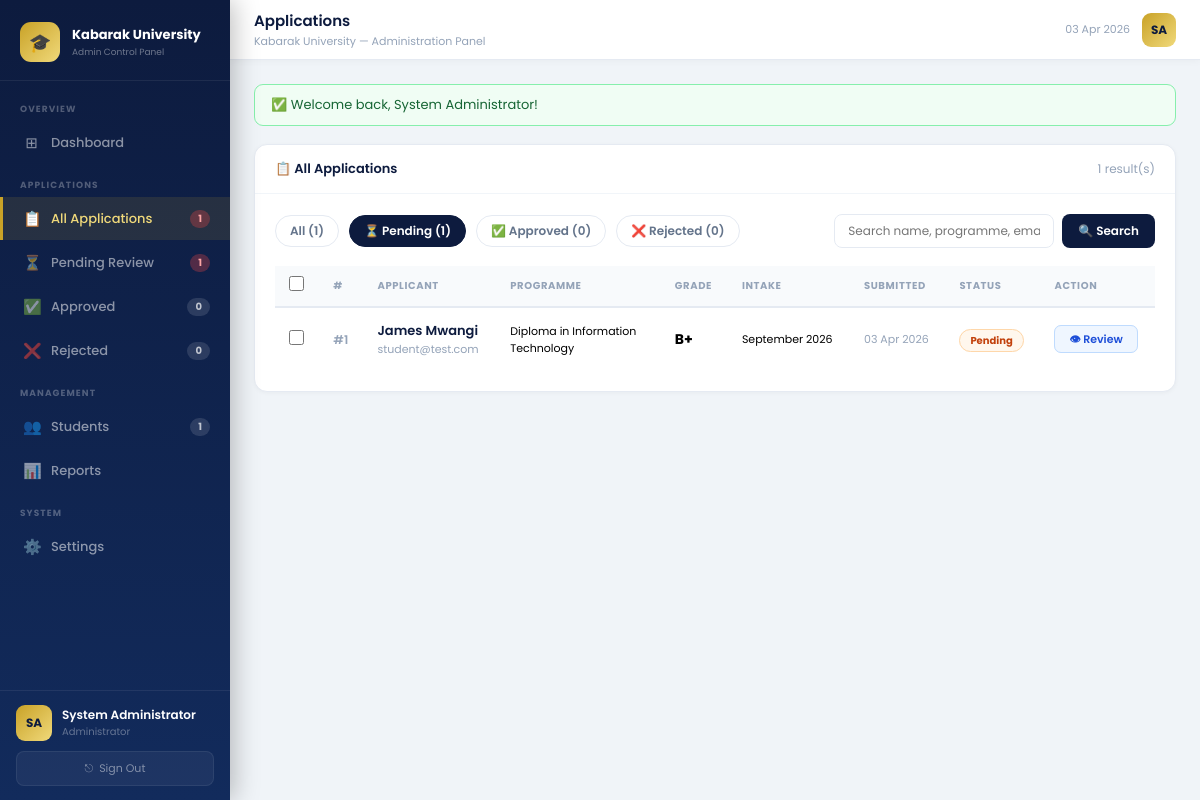
Screenshot of /admin/dashboard.php?page=applications&status=Pending (signed in) with the database file from the repository.
### tables this page shows
CREATE TABLE applications (
    id              INT AUTO_INCREMENT PRIMARY KEY,
    user_id         INT NOT NULL,
     
    first_name      VARCHAR(80) NOT NULL,
    last_name       VARCHAR(80) NOT NULL,
    dob             DATE NOT NULL,
    gender          ENUM('Male','Female','Other') NOT NULL,
    nationality     VARCHAR(80) DEFAULT 'Kenyan',
    id_number       VARCHAR(20),
    address         TEXT,
     
    school_name     VARCHAR(200) NOT NULL,
    kcse_year       YEAR NOT NULL,
    kcse_grade      VARCHAR(5) NOT NULL,
    mean_grade_pts  TINYINT,
     
    program         VARCHAR(200) NOT NULL,
    intake          VARCHAR(50) DEFAULT 'September 2026',
     
    guardian_name   VARCHAR(150),
    guardian_phone  VARCHAR(20),
    guardian_rel    VARCHAR(80),
     
    status          ENUM('Pending','Approved','Rejected') DEFAULT 'Pending',
    admin_comment   TEXT,
    submitted_at    DATETIME DEFAULT CURRENT_TIMESTAMP,
    updated_at      DATETIME DEFAULT CURRENT_TIMESTAMP ON UPDATE CURRENT_TIMESTAMP,
    FOREIGN KEY (user_id) REFERENCES users(id) ON DELETE CASCADE
);

CREATE TABLE users (
    id          INT AUTO_INCREMENT PRIMARY KEY,
    full_name   VARCHAR(150) NOT NULL,
    email       VARCHAR(150) NOT NULL UNIQUE,
    phone       VARCHAR(20)  NOT NULL,
    password    VARCHAR(255) NOT NULL,
    role        ENUM('student','admin') DEFAULT 'student',
    created_at  DATETIME DEFAULT CURRENT_TIMESTAMP
);

### admin/dashboard.php (the view, shortened to what the rows shown need)
<?php
require_once '../config.php';
$activePage = $_GET['page'] ?? 'dashboard';
$filter     = in_array($_GET['status'] ?? '', ['Pending','Approved','Rejected']) ? $_GET['status'] : '';
$stats = [];
$r = $conn->query("SELECT COUNT(*) c FROM applications"); $stats['total']    = $r->fetch_assoc()['c'];
$r = $conn->query("SELECT COUNT(*) c FROM applications WHERE status='Pending'"); $stats['pending']  = $r->fetch_assoc()['c'];
$r = $conn->query("SELECT COUNT(*) c FROM applications WHERE status='Approved'"); $stats['approved'] = $r->fetch_assoc()['c'];
$r = $conn->query("SELECT COUNT(*) c FROM applications WHERE status='Rejected'"); $stats['rejected'] = $r->fetch_assoc()['c'];
$r = $conn->query("SELECT COUNT(*) c FROM users WHERE role='student'"); $stats['students'] = $r->fetch_assoc()['c'];
$r = $conn->query("SELECT COUNT(*) c FROM applications WHERE DATE(submitted_at)=CURDATE()"); $stats['today'] = $r->fetch_assoc()['c'];
$where = []; $params = []; $types = '';
if ($filter) { $where[] = 'a.status=?'; $params[] = $filter; $types .= 's'; }
$whereSQL = $where ? 'WHERE '.implode(' AND ', $where) : '';
$sql = "SELECT a.id, a.first_name, a.last_name, a.program, a.kcse_grade, a.intake, a.status, a.submitted_at, u.email, u.phone FROM applications a JOIN users u ON a.user_id=u.id $whereSQL ORDER BY a.submitted_at DESC";
$stmt = $conn->prepare($sql);
if ($params) $stmt->bind_param($types, ...$params);
$stmt->execute();
$apps = $stmt->get_result()->fetch_all(MYSQLI_ASSOC);
$recent = $conn->query("SELECT a.id, a.first_name, a.last_name, a.program, a.status, a.submitted_at FROM applications a ORDER BY a.submitted_at DESC LIMIT 5")->fetch_all(MYSQLI_ASSOC);
$progStats = $conn->query("SELECT program, COUNT(*) cnt FROM applications GROUP BY program ORDER BY cnt DESC LIMIT 5")->fetch_all(MYSQLI_ASSOC);
?>
<!DOCTYPE html>
<html lang="en">
<head>
</head>
<body>
<div class="main">
    <div class="page">
    <?php if ($activePage==='dashboard'): ?>
    <div class="stats-grid">
        <div class="stat-card sc-total"><div class="sc-ico">📋</div><div class="sc-val"><?php echo $stats['total']; ?></div><div class="sc-lbl">Total Applications</div></div>
        <div class="stat-card sc-pending"><div class="sc-ico">⏳</div><div class="sc-val"><?php echo $stats['pending']; ?></div><div class="sc-lbl">Pending Review</div></div>
        <div class="stat-card sc-approved"><div class="sc-ico">✅</div><div class="sc-val"><?php echo $stats['approved']; ?></div><div class="sc-lbl">Approved</div></div>
        <div class="stat-card sc-rejected"><div class="sc-ico">❌</div><div class="sc-val"><?php echo $stats['rejected']; ?></div><div class="sc-lbl">Rejected</div></div>
        <div class="stat-card sc-students"><div class="sc-ico">👥</div><div class="sc-val"><?php echo $stats['students']; ?></div><div class="sc-lbl">Registered Students</div></div>
        <div class="stat-card sc-today"><div class="sc-ico">📅</div><div class="sc-val"><?php echo $stats['today']; ?></div><div class="sc-lbl">Today's Applications</div></div>
    </div>
    <div class="two-col">
        <div>
            <div class="card">
                <div class="card-head">
                    <div class="card-title">🕐 Recent Applications</div>
                    <a href="/admin/dashboard.php?page=applications" style="font-size:12px;color:#1d4ed8;text-decoration:none;font-weight:500;">View all &rarr;</a>
                </div>
                <div class="card-body">
                    <?php if (empty($recent)): ?>
                    <div class="empty"><div class="empty-ico">📭</div>No applications yet</div>
                    <?php else: ?>
                    <?php foreach ($recent as $a): ?>
                    <div class="recent-row">
                        <div class="rr-ava"><?php echo strtoupper(substr($a['first_name'],0,1).substr($a['last_name'],0,1)); ?></div>
                        <div style="flex:1;min-width:0;">
                            <div class="rr-name"><?php echo h($a['first_name'].' '.$a['last_name']); ?></div>
                            <div class="rr-prog"><?php echo h($a['program']); ?></div>
                        </div>
                        <div class="rr-badge">
                            <span class="badge-<?php echo strtolower($a['status']); ?>"><?php echo $a['status']; ?></span>
                        </div>
                        <a href="/admin/view.php?id=<?php echo $a['id']; ?>" class="btn-view" style="margin-left:8px;">View</a>
                    </div>
                    <?php endforeach; ?>
                    <?php endif; ?>
                </div>
            </div>
        </div>
        <div>
            <div class="card">
                <div class="card-head"><div class="card-title">📊 Applications by Programme</div></div>
                <div class="card-body">
                    <?php if ($stats['total'] > 0): ?>
                    <?php foreach ($progStats as $p): ?>
                    <div class="prog-item">
                        <div class="prog-label">
                            <span style="max-width:160px;overflow:hidden;text-overflow:ellipsis;white-space:nowrap;"><?php echo h($p['program']); ?></span>
                            <span><?php echo $p['cnt']; ?></span>
                        </div>
                        <div class="prog-bar">
                            <div class="prog-fill" style="width:<?php echo min(100, round($p['cnt']/$stats['total']*100)); ?>%"></div>
                        </div>
                    </div>
                    <?php endforeach; ?>
                    <?php else: ?>
                    <div class="empty"><div class="empty-ico">📊</div>No data yet</div>
                    <?php endif; ?>
                </div>
            </div>
            <div class="card">
                <div class="card-head"><div class="card-title">⚡ Quick Actions</div></div>
                <div class="card-body" style="display:grid;gap:8px;">
                    <a href="/admin/dashboard.php?page=applications&status=Pending" style="display:flex;align-items:center;gap:10px;padding:12px;background:#fff7ed;border-radius:9px;text-decoration:none;border:1px solid #fed7aa;transition:all .2s;" onmouseover="this.style.background='#fef3c7'" onmouseout="this.style.background='#fff7ed'">
                        <span style="font-size:18px;">⏳</span>
                        <div><div style="font-size:12px;font-weight:600;color:#92400e;">Review Pending</div><div style="font-size:10px;color:#c2410c;"><?php echo $stats['pending']; ?> application(s) waiting</div></div>
                    </a>
                    <a href="/admin/dashboard.php?page=students" style="display:flex;align-items:center;gap:10px;padding:12px;background:#f5f3ff;border-radius:9px;text-decoration:none;border:1px solid #ddd6fe;transition:all .2s;" onmouseover="this.style.background='#ede9fe'" onmouseout="this.style.background='#f5f3ff'">
                        <span style="font-size:18px;">👥</span>
                        <div><div style="font-size:12px;font-weight:600;color:#5b21b6;">Manage Students</div><div style="font-size:10px;color:#7c3aed;"><?php echo $stats['students']; ?> registered students</div></div>
                    </a>
                    <a href="/admin/dashboard.php?page=reports" style="display:flex;align-items:center;gap:10px;padding:12px;background:#f0fdf4;border-radius:9px;text-decoration:none;border:1px solid #bbf7d0;transition:all .2s;" onmouseover="this.style.background='#dcfce7'" onmouseout="this.style.background='#f0fdf4'">
                        <span style="font-size:18px;">📊</span>
                        <div><div style="font-size:12px;font-weight:600;color:#166534;">View Reports</div><div style="font-size:10px;color:#16a34a;">Analytics &amp; summaries</div></div>
                    </a>
                </div>
            </div>
        </div>
    </div>
    <?php elseif ($activePage==='applications'): ?>
    <div class="card">
        <div class="card-body">
            <form method="POST" id="bulkForm">
                <?php if (empty($apps)): ?>
                <div class="empty"><div class="empty-ico">🗃️</div><div style="font-size:14px;font-weight:600;margin-bottom:6px;">No applications found</div><div style="font-size:12px;">Try changing your filters or search query.</div></div>
                <?php else: ?>
                <div class="tbl-wrap">
                    <table>
                        <thead>
                            <tr>
                                <th><input type="checkbox" class="chk" id="selectAll" onchange="toggleAll(this)"></th>
                                <th>#</th><th>Applicant</th><th>Programme</th><th>Grade</th><th>Intake</th><th>Submitted</th><th>Status</th><th>Action</th>
                            </tr>
                        </thead>
                        <tbody>
                            <?php foreach ($apps as $a): ?>
                            <tr>
                                <td><input type="checkbox" name="app_ids[]" value="<?php echo $a['id']; ?>" class="chk row-chk" onchange="updateBulkBar()"></td>
                                <td style="color:#94a3b8;font-weight:600;">#<?php echo $a['id']; ?></td>
                                <td>
                                    <div style="font-weight:600;font-size:13px;color:#0d1b3e;"><?php echo h($a['first_name'].' '.$a['last_name']); ?></div>
                                    <div style="font-size:11px;color:#94a3b8;"><?php echo h($a['email']); ?></div>
                                </td>
                                <td style="font-size:11px;max-width:160px;"><?php echo h($a['program']); ?></td>
                                <td style="font-weight:700;font-size:14px;"><?php echo h($a['kcse_grade']); ?></td>
                                <td style="font-size:11px;"><?php echo h($a['intake']); ?></td>
                                <td style="font-size:11px;color:#94a3b8;"><?php echo date('d M Y', strtotime($a['submitted_at'])); ?></td>
                                <td><span class="badge-<?php echo strtolower($a['status']); ?>"><?php echo $a['status']; ?></span></td>
                                <td><a href="/admin/view.php?id=<?php echo $a['id']; ?>" class="btn-view">👁 Review</a></td>
                            </tr>
                            <?php endforeach; ?>
                        </tbody>
                    </table>
                </div>
                <?php endif; ?>
            </form>
        </div>
    </div>
    <?php endif; ?>
    </div>
</div>
</body>
</html>

### rows the page displays
applications: id "1", first_name+last_name "James Mwangi", user.email "student@test.com", program "Diploma in Information Technology", kcse_grade "B+", intake "September 2026", submitted_at "03 Apr 2026", status "Pending"

### other values shown
$stats['pending'] "1"
$stats['approved'] "0"
$stats['rejected'] "0"
$stats['students'] "1"
initials($_SESSION['full_name']) "SA"
$_SESSION['full_name'] "System Administrator"
$titles[$activePage] "Applications"
$f['message'] "Welcome back, System Administrator!"
count($apps) "1"
$stats['total'] "1"
